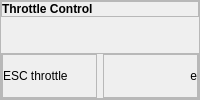
              <widget class="QFrame" name="controlContainer">
               <property name="minimumSize">
                <size>
                 <width>0</width>
                 <height>0</height>
                </size>
               </property>
               <property name="frameShape">
                <enum>QFrame::StyledPanel</enum>
               </property>
               <property name="frameShadow">
                <enum>QFrame::Raised</enum>
               </property>
               <layout class="QVBoxLayout" name="verticalLayout_24">
                <property name="leftMargin">
                 <number>0</number>
                </property>
                <property name="topMargin">
                 <number>0</number>
                </property>
                <property name="rightMargin">
                 <number>0</number>
                </property>
                <property name="bottomMargin">
                 <number>0</number>
                </property>
                <item alignment="Qt::AlignTop">
                 <widget class="QFrame" name="frame_22">
                  <property name="frameShape">
                   <enum>QFrame::StyledPanel</enum>
                  </property>
                  <property name="frameShadow">
                   <enum>QFrame::Raised</enum>
                  </property>
                  <layout class="QHBoxLayout" name="horizontalLayout_17">
                   <property name="leftMargin">
                    <number>0</number>
                   </property>
                   <property name="topMargin">
                    <number>0</number>
                   </property>
                   <property name="rightMargin">
                    <number>0</number>
                   </property>
                   <property name="bottomMargin">
                    <number>0</number>
                   </property>
                   <item>
                    <widget class="QLabel" name="label_47">
                     <property name="font">
                      <font>
                       <weight>75</weight>
                       <bold>true</bold>
                      </font>
                     </property>
                     <property name="text">
                      <string>Throttle Control</string>
                     </property>
                    </widget>
                   </item>
                  </layout>
                 </widget>
                </item>
                <item>
                 <widget class="QFrame" name="frame_8">
                  <property name="frameShape">
                   <enum>QFrame::StyledPanel</enum>
                  </property>
                  <property name="frameShadow">
                   <enum>QFrame::Raised</enum>
                  </property>
                  <layout class="QHBoxLayout" name="horizontalLayout_13">
                   <property name="leftMargin">
                    <number>0</number>
                   </property>
                   <property name="topMargin">
                    <number>0</number>
                   </property>
                   <property name="rightMargin">
                    <number>0</number>
                   </property>
                   <property name="bottomMargin">
                    <number>0</number>
                   </property>
                   <item>
                    <widget class="QFrame" name="frame_24">
                     <property name="frameShape">
                      <enum>QFrame::StyledPanel</enum>
                     </property>
                     <property name="frameShadow">
                      <enum>QFrame::Raised</enum>
                     </property>
                     <layout class="QVBoxLayout" name="verticalLayout_26">
                      <property name="leftMargin">
                       <number>0</number>
                      </property>
                      <property name="topMargin">
                       <number>0</number>
                      </property>
                      <property name="rightMargin">
                       <number>0</number>
                      </property>
                      <property name="bottomMargin">
                       <number>0</number>
                      </property>
                      <item>
                       <widget class="QLabel" name="label_24">
                        <property name="text">
                         <string>ESC throttle</string>
                        </property>
                       </widget>
                      </item>
                     </layout>
                    </widget>
                   </item>
                   <item>
                    <widget class="QFrame" name="frame_23">
                     <property name="frameShape">
                      <enum>QFrame::StyledPanel</enum>
                     </property>
                     <property name="frameShadow">
                      <enum>QFrame::Raised</enum>
                     </property>
                     <layout class="QVBoxLayout" name="verticalLayout_25">
                      <property name="leftMargin">
                       <number>0</number>
                      </property>
                      <property name="topMargin">
                       <number>0</number>
                      </property>
                      <property name="rightMargin">
                       <number>0</number>
                      </property>
                      <property name="bottomMargin">
                       <number>0</number>
                      </property>
                      <item>
                       <widget class="QLabel" name="label_25">
                        <property name="text">
                         <string>e</string>
                        </property>
                        <property name="alignment">
                         <set>Qt::AlignRight|Qt::AlignTrailing|Qt::AlignVCenter</set>
                        </property>
                       </widget>
                      </item>
                     </layout>
                    </widget>
                   </item>
                  </layout>
                 </widget>
                </item>
               </layout>
              </widget>
